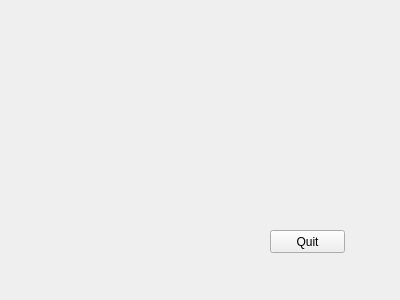
<?xml version="1.0" encoding="UTF-8"?>
<ui version="4.0">
 <class>Form</class>
 <widget class="QWidget" name="Form">
  <property name="geometry">
   <rect>
    <x>0</x>
    <y>0</y>
    <width>400</width>
    <height>300</height>
   </rect>
  </property>
  <property name="windowTitle">
   <string>Form</string>
  </property>
  <widget class="QPushButton" name="pushButton">
   <property name="geometry">
    <rect>
     <x>270</x>
     <y>230</y>
     <width>75</width>
     <height>23</height>
    </rect>
   </property>
   <property name="text">
    <string>Quit</string>
   </property>
  </widget>
 </widget>
 <resources/>
 <connections>
  <connection>
   <sender>pushButton</sender>
   <signal>clicked()</signal>
   <receiver>Form</receiver>
   <slot>close()</slot>
   <hints>
    <hint type="sourcelabel">
     <x>311</x>
     <y>240</y>
    </hint>
    <hint type="destinationlabel">
     <x>286</x>
     <y>130</y>
    </hint>
   </hints>
  </connection>
 </connections>
</ui>
